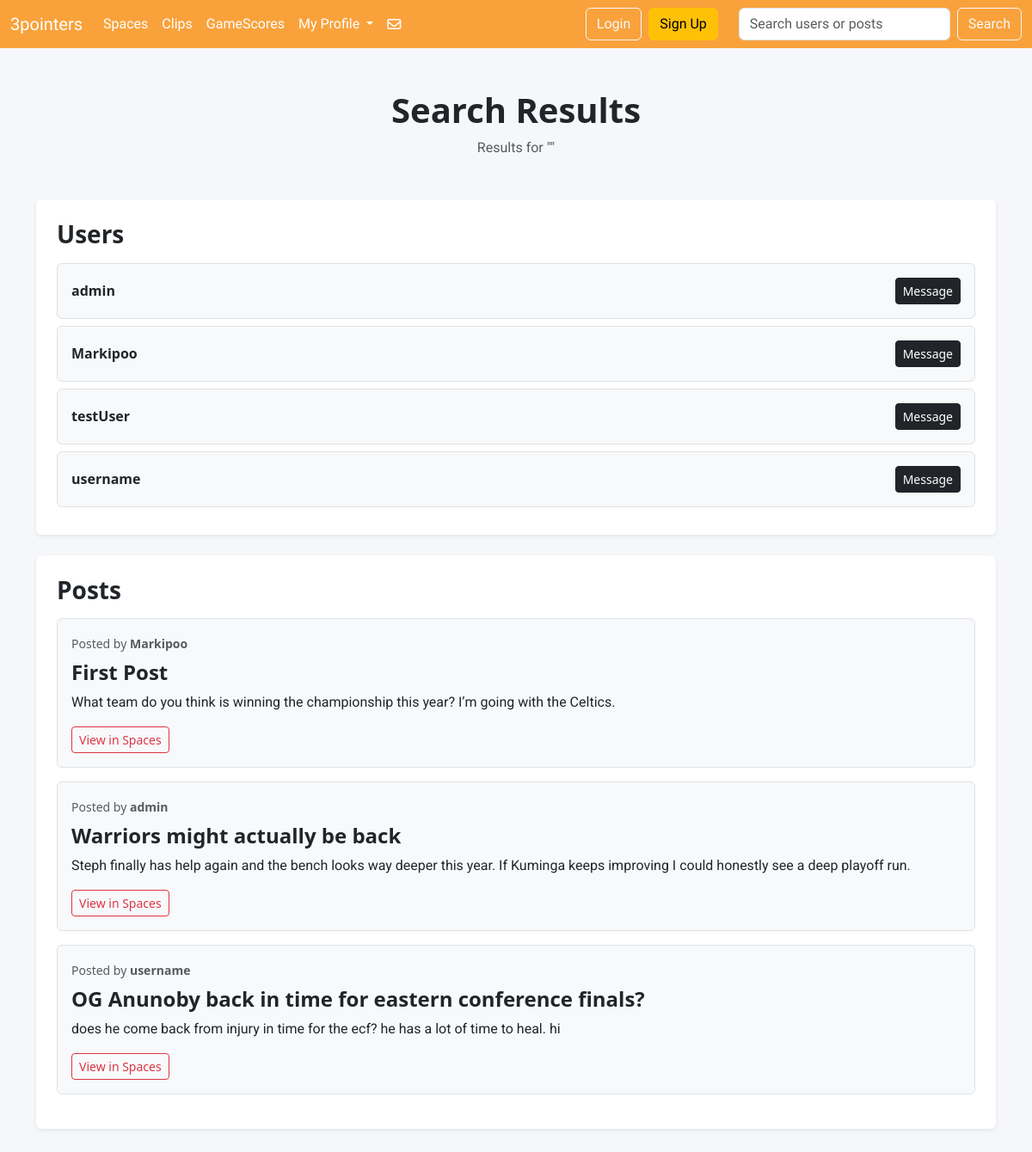
The app's page /search/ with its own data.
### sportApp/models.py (models this page shows, shortened)
class SpacePost(models.Model):
    user = models.ForeignKey(User, on_delete=models.CASCADE)
    title = models.CharField(max_length=200)
    message = models.TextField()
    likes = models.ManyToManyField(User, related_name="liked_space_posts", blank=True)
    created_at = models.DateTimeField(auto_now_add=True)

### sportApp/views.py (the view)
# urls.py: path("search/", views.search, name="search"),
def search(request):
    query = request.GET.get("q", "")
    posts = SpacePost.objects.filter(
        Q(title__icontains=query) |
        Q(message__icontains=query) |
        Q(user__username__icontains=query)
    ).distinct()
    users = User.objects.filter(username__icontains=query)
    return render(request, "search.html", {
        "query": query,
        "posts": posts,
        "users": users
    })

### sportApp/templates/search.html (shortened to what this page needs)
{% extends "base.html" %}
{% block content %}
<div class="container-fluid py-5" style="background-color: #f5f7fa; min-height: 100vh;">
  <div class="container">
    <div class="text-center mb-5">
      <h1 class="fw-bold">Search Results</h1>
      <p class="text-muted">Results for "{{ query }}"</p>
    </div>
    <div class="card shadow-sm border-0 mb-4" style="border-left: 5px solid #dc3545;">
      <div class="card-body p-4">
        <h3 class="fw-bold mb-3">Users</h3>
        {% for user in users %}
          <div class="d-flex justify-content-between align-items-center border rounded p-3 mb-2 bg-light">
            <strong>{{ user.username }}</strong>
            <a href="{% url 'dm_chat' user.username %}" class="btn btn-dark btn-sm">
              Message
            </a>
          </div>
        {% empty %}
          <p class="text-muted">No users found.</p>
        {% endfor %}
      </div>
    </div>
    <div class="card shadow-sm border-0" style="border-left: 5px solid #0d6efd;">
      <div class="card-body p-4">
        <h3 class="fw-bold mb-3">Posts</h3>
        {% for post in posts %}
          <div class="border rounded p-3 mb-3 bg-light">
            <small class="text-muted">
              Posted by <strong>{{ post.user.username }}</strong>
            </small>
            <h4 class="fw-bold mt-2">{{ post.title }}</h4>
            <p>{{ post.message }}</p>
            <a href="{% url 'spaces' %}" class="btn btn-outline-danger btn-sm">
              View in Spaces
            </a>
          </div>
        {% empty %}
          <p class="text-muted">No posts found.</p>
        {% endfor %}
      </div>
    </div>
  </div>
</div>
{% endblock %}

### sportApp/static/css_file/style.css (style rules this page uses)
p { font-family: "Roboto"; }

### records on screen
SpacePost: user.username "Markipoo", title "First Post", message "What team do you think is winning the championship this year? I’m going with the Celtics."
SpacePost: user.username "admin", title "Warriors might actually be back", message "Steph finally has help again and the bench looks way deeper this year. If Kuminga keeps improving I could honestly see a deep playoff run."
SpacePost: user.username "username", title "OG Anunoby back in time for eastern conference finals?", message "does he come back from injury in time for the ecf? he has a lot of time to heal. hi"

### other values on screen
{{ user.username }} "admin"
{{ user.username }} "Markipoo"
{{ user.username }} "testUser"
{{ user.username }} "username"
